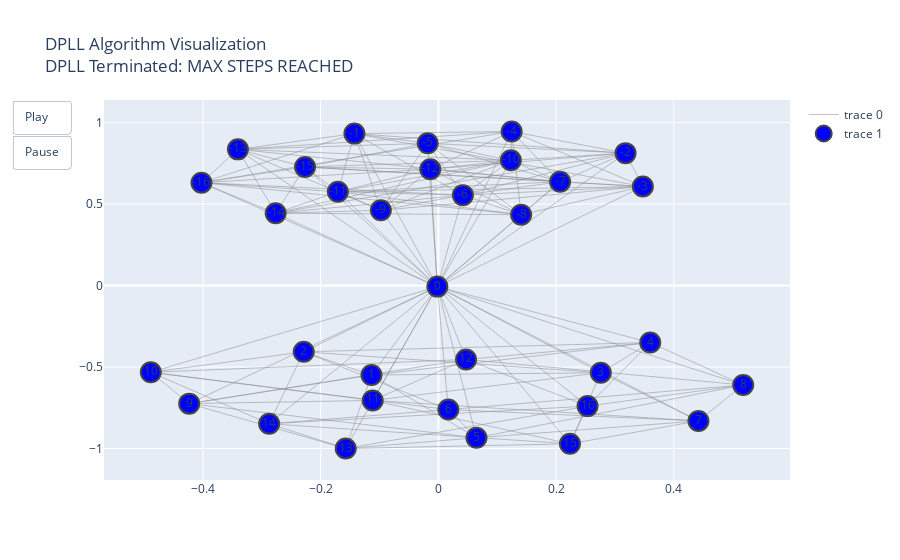

Source (notebook cell):
### Code cell
import plotly.graph_objects as go
import networkx as nx
from plotly.subplots import make_subplots
import rdimacs as rd

# CNF data here:
filename = '4_queens.txt'
num_vars, clauses = rd.read_dimacs(filename)

def generate_interaction_graph(num_vars, clauses):
    G = nx.Graph()
    for i in range(1, num_vars + 1):
        G.add_node(i)
        G.add_node(-i)
    for clause in clauses:
        for i in range(len(clause)):
            for j in range(i + 1, len(clause)):
                G.add_edge(clause[i], clause[j])
    return G

def create_frame(G, assignment, title):
    pos = nx.spring_layout(G)
    edge_x = []
    edge_y = []
    for edge in G.edges():
        x0, y0 = pos[edge[0]]
        x1, y1 = pos[edge[1]]
        edge_x.append(x0)
        edge_x.append(x1)
        edge_x.append(None)
        edge_y.append(y0)
        edge_y.append(y1)
        edge_y.append(None)

    edge_trace = go.Scatter(
        x=edge_x, y=edge_y,
        line=dict(width=0.5, color='#888'),
        hoverinfo='none',
        mode='lines')

    node_x = []
    node_y = []
    node_color = []
    for node in G.nodes():
        x, y = pos[node]
        node_x.append(x)
        node_y.append(y)
        if node in assignment:
            node_color.append('green')
        elif -node in assignment:
            node_color.append('red')
        else:
            node_color.append('blue')

    node_trace = go.Scatter(
        x=node_x, y=node_y,
        mode='markers+text',
        hoverinfo='text',
        marker=dict(
            showscale=False,
            color=node_color,
            size=20,
            line_width=2),
        text=[str(node) for node in G.nodes()])

    return go.Frame(data=[edge_trace, node_trace], name=title)

def dpll(clauses, assignment=[]):
    if not clauses:
        return assignment
    if any([c == [] for c in clauses]):
        return False
    
    for clause in clauses:
        if len(clause) == 1:
            l = clause[0]
            new_clauses = [c for c in clauses if l not in c]
            new_clauses = [list(filter(lambda x: x != -l, c)) for c in new_clauses]
            return dpll(new_clauses, assignment + [l])
    
    l = clauses[0][0]
    new_clauses = [c for c in clauses if l not in c]
    new_clauses = [list(filter(lambda x: x != -l, c)) for c in new_clauses]
    result = dpll(new_clauses, assignment + [l])
    if result:
        return result
    return dpll(clauses, assignment + [-l])

def animate_dpll(num_vars, clauses, maxsteps=10):
    assignment = []
    steps = [(clauses, assignment)]
    frames = []
    timesteps = 0
    result = None

    while steps:
        current_clauses, current_assignment = steps.pop(0)
        result = dpll(current_clauses, current_assignment)
        if result is False:
            break
        new_assignment = current_assignment + result
        steps.append((current_clauses, new_assignment))
        G = generate_interaction_graph(num_vars, current_clauses)
        frame_title = f'Step {len(frames) + 1}'
        frames.append(create_frame(G, new_assignment, frame_title))
        timesteps += 1
        if timesteps > maxsteps:
            result = None
            break
    
    # Create initial figure
    initial_graph = generate_interaction_graph(num_vars, clauses)
    initial_frame = create_frame(initial_graph, [], 'Initial State')
    fig = go.Figure(data=initial_frame.data, layout=initial_frame.layout, frames=frames)

    # Add termination status
    if result is False:
        termination_message = "DPLL Terminated: UNSATISFIABLE"
    elif result is not None:
        termination_message = "DPLL Terminated: SATISFIABLE"
    else:
        termination_message = "DPLL Terminated: MAX STEPS REACHED"

    fig.update_layout(
        title=f"DPLL Algorithm Visualization<br>{termination_message}",
        updatemenus=[{
            'type': 'buttons',
            'showactive': False,
            'buttons': [
                {
                    'label': 'Play',
                    'method': 'animate',
                    'args': [None, {'frame': {'duration': 500, 'redraw': True}, 'fromcurrent': True}]
                },
                {
                    'label': 'Pause',
                    'method': 'animate',
                    'args': [[None], {'frame': {'duration': 0, 'redraw': False}, 'mode': 'immediate', 'transition': {'duration': 0}}]
                }
            ]
        }]
    )

    fig.show()

animate_dpll(num_vars, clauses, maxsteps=5)

# Is buggy, fix later:

# TODO: Make good data structures to handle the solution to DPLL over the problem ... then use that to update the graph
# You know, instead of solving DPLL per each step of the graph, which is ridiculous!

# Also, code DPLL from scratch in C and call it from Python.

### Figure 1 — Plotly figure (JSON) as saved in the notebook; plotly's stock layout.template omitted (floating-point values rounded to 4 significant figures; data arrays with more than 128 entries replaced by an {"elided": "..."} marker saying what was removed)
{"data": [{"hoverinfo": "none", "line": {"color": "#888", "width": 0.5}, "mode": "lines", "type": "scatter", "x": {"elided": "468 float values"}, "y": {"elided": "468 float values"}}, {"hoverinfo": "text", "marker": {"color": ["blue", "blue", "blue", "blue", "blue", "blue", "blue", "blue", "blue", "blue", "blue", "blue", "blue", "blue", "blue", "blue", "blue", "blue", "blue", "blue", "blue", "blue", "blue", "blue", "blue", "blue", "blue", "blue", "blue", "blue", "blue", "blue", "blue"], "line": {"width": 2}, "showscale": false, "size": 20}, "mode": "markers+text", "text": ["1", "-1", "2", "-2", "3", "-3", "4", "-4", "5", "-5", "6", "-6", "7", "-7", "8", "-8", "9", "-9", "10", "-10", "11", "-11", "12", "-12", "13", "-13", "14", "-14", "15", "-15", "16", "-16", "0"], "type": "scatter", "x": [-0.1137, -0.1427, -0.2289, 0.318, 0.276, 0.3474, 0.36, 0.1245, 0.06469, -0.01822, 0.01686, 0.04163, 0.4419, 0.2068, 0.518, 0.1406, -0.4235, -0.09783, -0.4888, 0.1231, -0.1116, -0.1709, 0.04701, -0.01377, -0.1575, -0.3407, -0.2876, -0.2766, 0.2236, -0.2267, 0.2534, -0.4026, -0.001761], "y": [-0.5492, 0.9325, -0.4066, 0.8127, -0.535, 0.6079, -0.3496, 0.9455, -0.9343, 0.8731, -0.7611, 0.5549, -0.8309, 0.6369, -0.6102, 0.435, -0.7247, 0.462, -0.5323, 0.7686, -0.7049, 0.5755, -0.4537, 0.7141, -1, 0.8359, -0.8482, 0.4439, -0.9712, 0.728, -0.7398, 0.6315, -0.006418]}], "layout": {"title": {"text": "DPLL Algorithm Visualization<br>DPLL Terminated: MAX STEPS REACHED"}, "updatemenus": [{"buttons": [{"args": [null, {"frame": {"duration": 500, "redraw": true}, "fromcurrent": true}], "label": "Play", "method": "animate"}, {"args": [[null], {"frame": {"duration": 0, "redraw": false}, "mode": "immediate", "transition": {"duration": 0}}], "label": "Pause", "method": "animate"}], "showactive": false, "type": "buttons"}]}}
